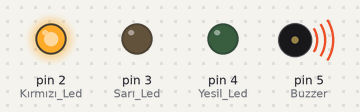
A sketch run on a simulated Arduino Uno, built with avr-gcc and run on an emulated ATmega328P. Parts: output pins drawn as LEDs (lit = HIGH), buzzer (waves = sounding, pin HIGH).

Above: at 1.0 s.
At 6.0 s:
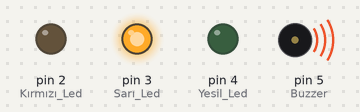
At 11.0 s:
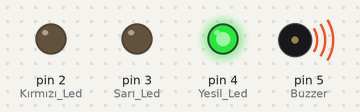
At 13.5 s:
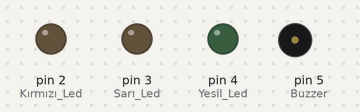
Timing chart, 0 to 19.5 s (numbered marks = the images above):
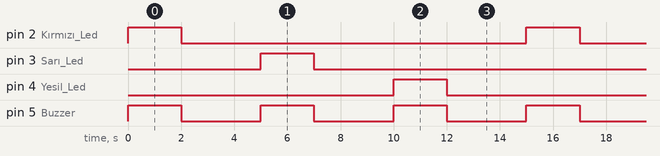

The sketch:

led_buzzer.ino
```cpp
void setup() {
  //
pinMode(2, OUTPUT);//Kırmızı Led
pinMode(3, OUTPUT);// Sarı Led
pinMode(4, OUTPUT);// Yesil Led
pinMode(5, OUTPUT);// Buzzer
}
//Önce kırmızı led ve buzzer yanacak sonra 2 sn bekleme olacak
void loop() {
  // Önce kırmızı led ve buzzer yanacak sonra 2 sn bekleme olacak
digitalWrite(2,HIGH);//kırmızı led
digitalWrite(3,LOW);//sarı led
digitalWrite(4,LOW);//yesil led
digitalWrite(5,HIGH);//buzzer
delay(2000);

//burada tüm led ve buzzer kapalı 3 sn bekleme modunda
digitalWrite(2,LOW);//kırmızı led
digitalWrite(3,LOW);//sarı led
digitalWrite(4,LOW);//yesil led
digitalWrite(5,LOW);;//buzzer
delay(3000);

//Sarı led ve buzzer yanacak sonra 2 sn bekleme olacak
digitalWrite(2,LOW);//kırmızı led
digitalWrite(3,HIGH);//sarı led
digitalWrite(4,LOW);//yesil led
digitalWrite(5,HIGH);//buzzer
delay(2000);

//burada tüm led ve buzzer kapalı 3 sn bekleme modunda
digitalWrite(2,LOW);//kırmızı led
digitalWrite(3,LOW);//sarı led
digitalWrite(4,LOW);//yesil led
digitalWrite(5,LOW);;//buzzer
delay(3000);

//Yesil led ve buzzer yanacak sonra 2 sn bekleme olacak
digitalWrite(2,LOW);//kırmızı led
digitalWrite(3,LOW);//sarı led
digitalWrite(4,HIGH);//yesil led
digitalWrite(5,HIGH);//buzzer
delay(2000);

//burada tüm led ve buzzer kapalı 3 sn bekleme modunda
digitalWrite(2,LOW);//kırmızı led
digitalWrite(3,LOW);//sarı led
digitalWrite(4,LOW);//yesil led
digitalWrite(5,LOW);;//buzzer
delay(3000);
}
```

Measured:
- by itself, pin 2 (Kırmızı_Led), pin 3 (Sarı_Led), pin 4 (Yesil_Led): alternates HIGH for 2.0 s and LOW for 13.0 s
- by itself, pin 5 (Buzzer): alternates HIGH for 2.0 s and LOW for 3.0 s
- by itself, everything shown: repeats every 15.0 s, in 6 steps
